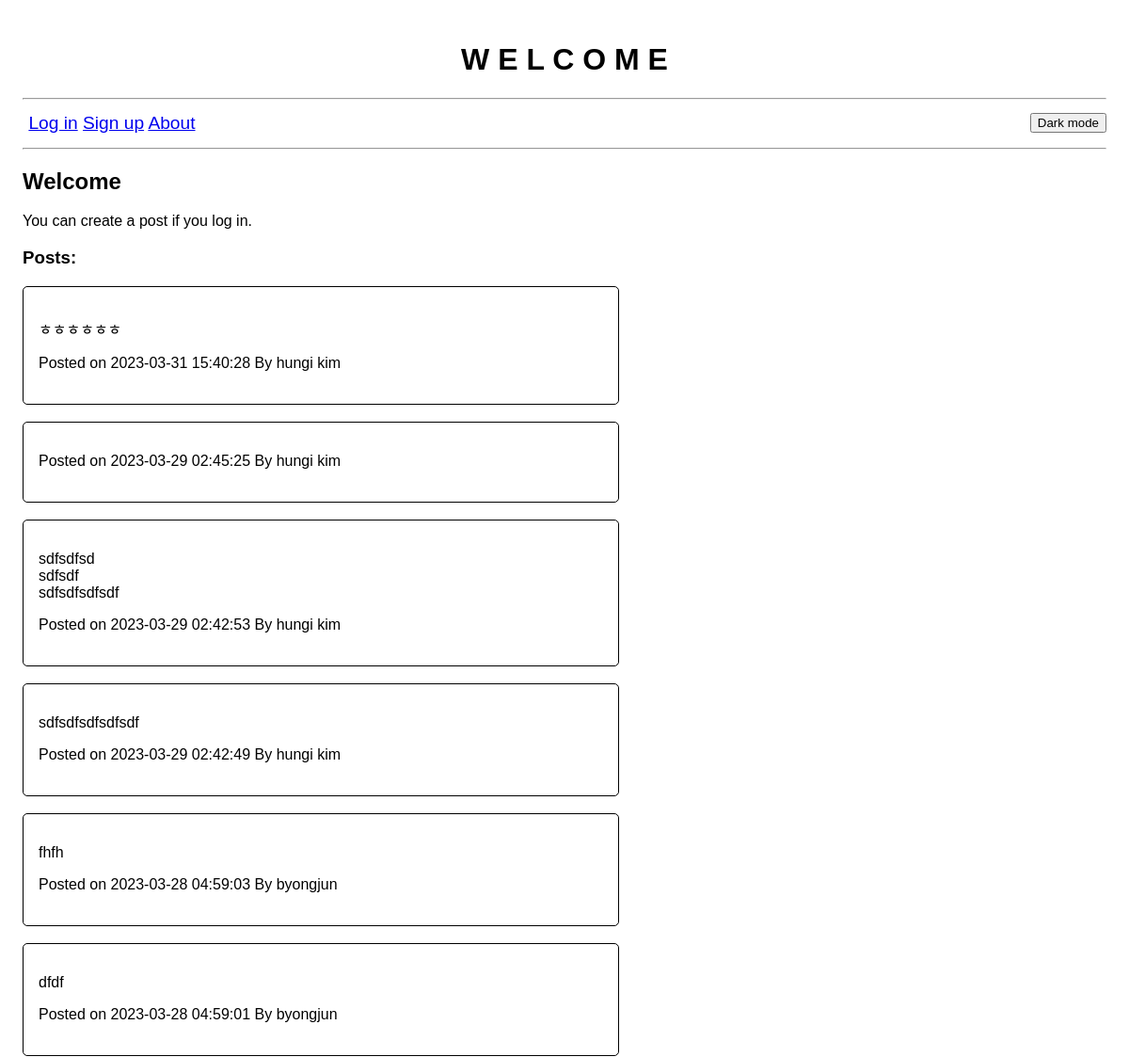
Before: / (upper part) with the older database file.
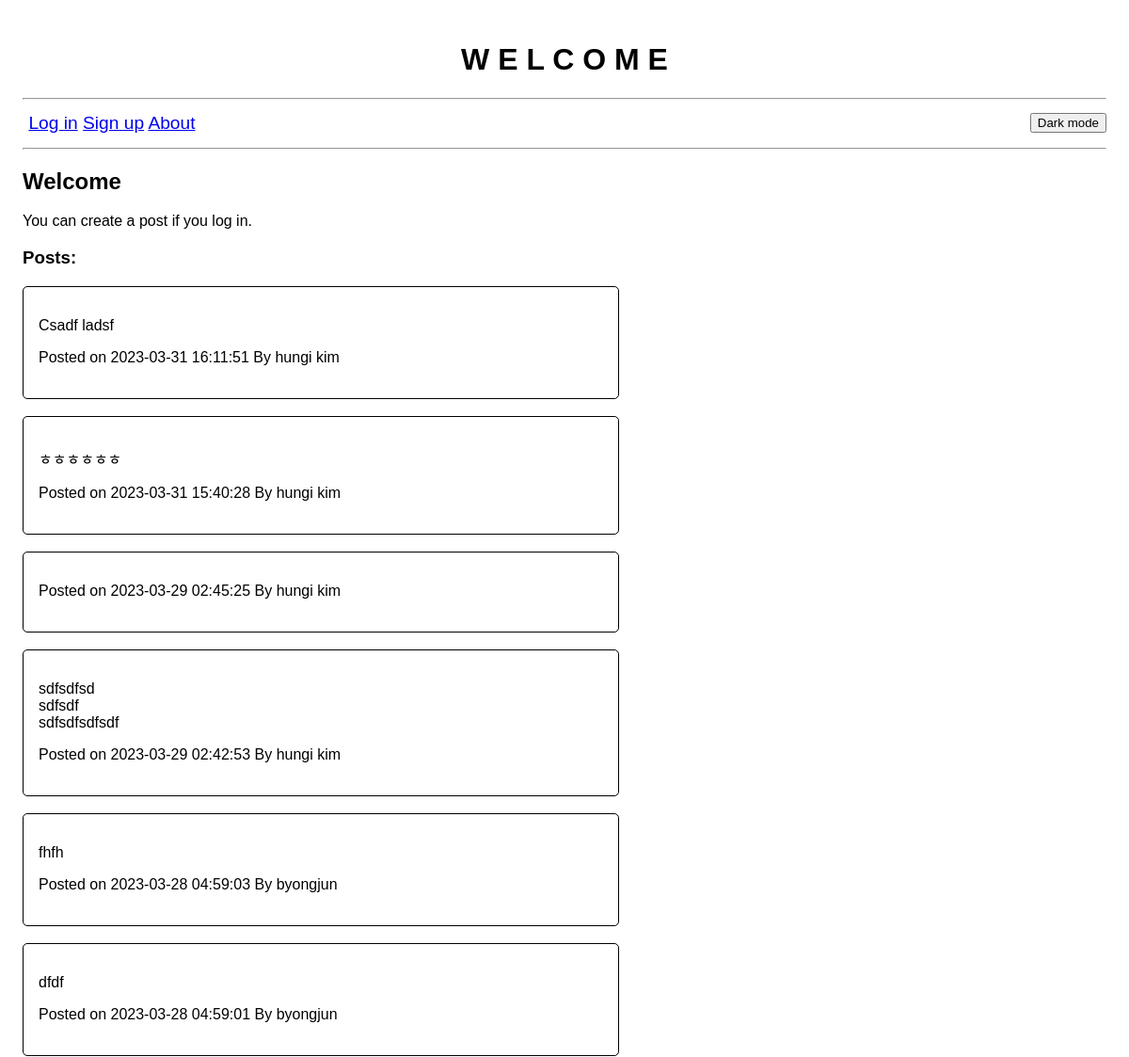
After: the same page with the newer database file.
### website/models.py (models this page shows)
class Post(db.Model):
   id = db.Column(db.Integer, primary_key=True)
   text = db.Column(db.String(5000))
   date = db.Column(db.DateTime(timezone=True), default=func.now()) # TODO: Display time in EST no matter where the user is loated?
   user_id = db.Column(db.Integer, db.ForeignKey('user.id'))

class User(db.Model, UserMixin):
   id = db.Column(db.Integer, primary_key=True)
   email = db.Column(db.String(50), unique=True)
   name = db.Column(db.String(50))
   password = db.Column(db.String(30))
   posts = db.relationship('Post', backref='author', lazy=True)

### website/views.py (the view)
@views.route('/', methods = ['GET', 'POST'])
def home():
   if request.method == 'POST':
      post_text = request.form.get('post-text-area')
      new_post = Post(text=post_text, user_id=current_user.id)
      db.session.add(new_post)
      db.session.commit()
      flash('Your post has been created', category='success')
   posts = Post.query.order_by(Post.date.desc()).all()
   return render_template('home.html', posts=posts)

### website/templates/home.html (shortened to what this page needs)
{% extends 'base.html' %}
{% block content %}
<h2>Welcome{% if current_user.is_authenticated %}, {{current_user.name}} {% endif %} </h2>
<div>
{% if current_user.is_authenticated %}
<form method="POST">
    <label><textarea name="post-text-area" class="text-area" required></textarea></label>
    <button class="btn-post" type="submit">Post</button>
</form>
{% else %}
<p>You can create a post if you log in.</p>
{% endif %}
</div>
<div>
<h3>Posts:</h3>
{% if posts != None %}
<span>
    {% for post in posts %}
    <div class='post-wrapper'>
        <p class='post-text'>{{ post.text }}</p>
        Posted on {{ post.date }} By {{ post.author.name }}<br><br>
    </div><br>
    {% endfor %}
</span>
{% else %}
<h4>No posts to display</h4>
{% endif %}
</div>
{% endblock %}

### website/templates/base.html (shortened to what this page needs)
<!doctype html>
<html>
    <head>
        <link rel="stylesheet" href="{{url_for('static', filename='css.css')}}">
    </head>
    <body>
    <h1 align="center" id="main-header">W E L C O M E</h1><hr>
    <nav>
        {% if current_user.is_authenticated %}
        <a href="/log-out">Log out</a>
        {% else %}
        <a href="/log-in">Log in</a>
        <a href="/sign-up">Sign up</a>
        {% endif %}
        <a href="/about">About</a>
        <button class="btn-dark-mode" onclick="darkMode()">Dark mode</a>
    </nav><hr>
    <div>
    {% block content %}
    {% endblock %}
    </div>
    </body>
</html>

### website/static/css.css (style rules this page uses)
* { font-family: Helvetica, Arial, sans-serif; }
body { padding: 1rem; position: relative; }
nav { font-size: larger; position: relative; padding: 0.4rem; }
.btn-dark-mode { position: absolute; right: 0; }
.post-text { white-space: pre-line; }
.post-wrapper { border-style: solid; border-width: thin; border-radius: 5px; width: 600px; padding: 1em; }

Changed rows visible on the page:
removed Post: text "sdfsdfsdfsdfsdf", date "2023-03-29 02:42:49", author.name "hungi kim"
added Post: text "Csadf ladsf", date "2023-03-31 16:11:51", author.name "hungi kim"
